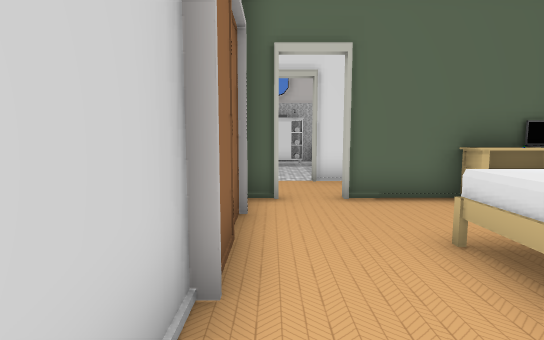
View 1 (above)

16 first-person views from a walk through a scene from a Unity 3-D project. The camera is 1.2 m above the floor, tilts 6° down and sees 80° across. The floor is counted in squares, 1 m on a side. Each view is taken from the middle of a square. On the plan, view 1 faces up. The plan holds only what a view shows up to about 14 squares ahead; the rest is blank. The place goes on beyond the plan. The player is left out. Some animated figures are not drawn. Door leaves are left out, so doorways stand open.

View 2
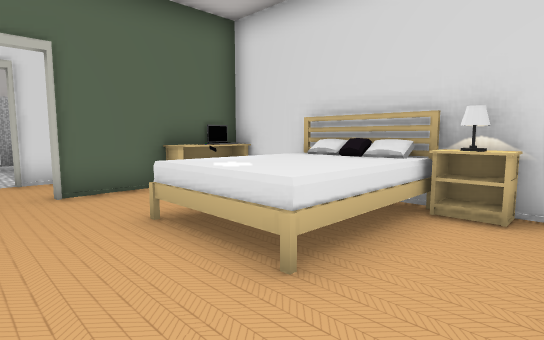

View 3
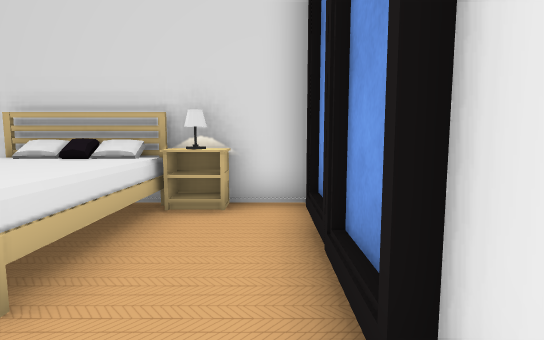

View 4
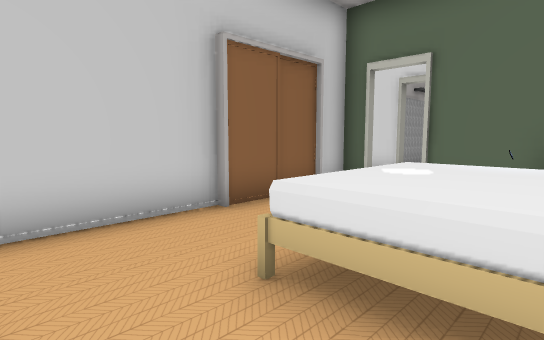

View 5
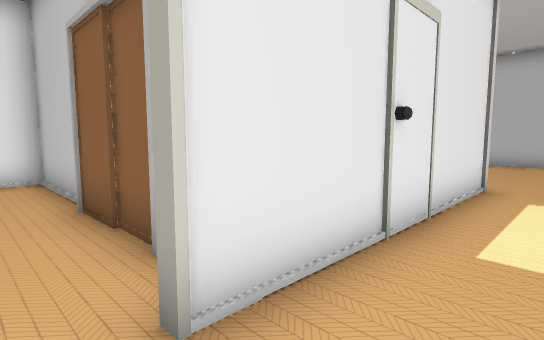

View 6
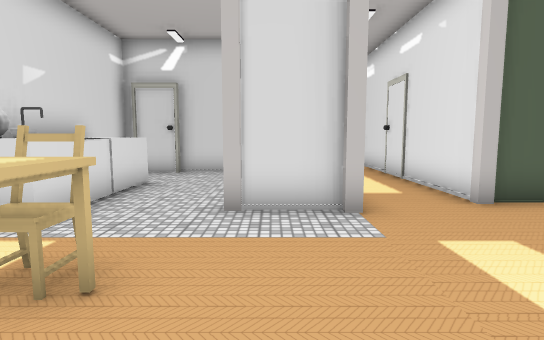

View 7
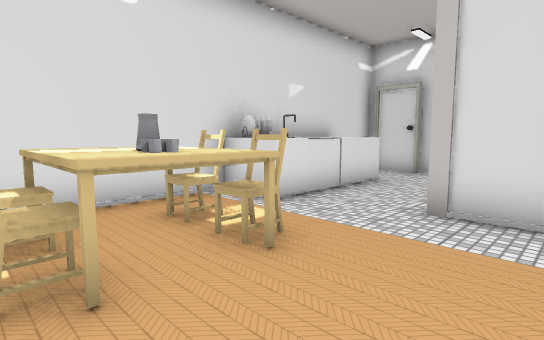

View 8
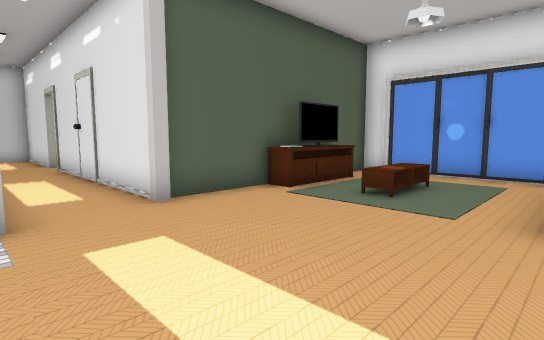

View 9
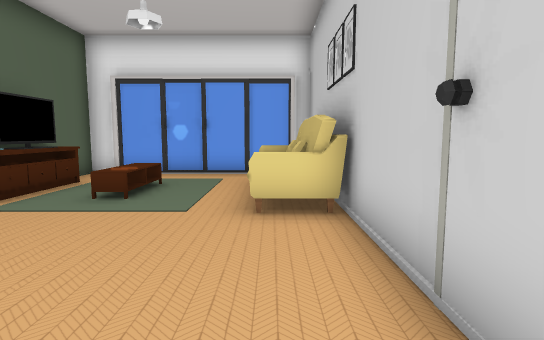

View 10
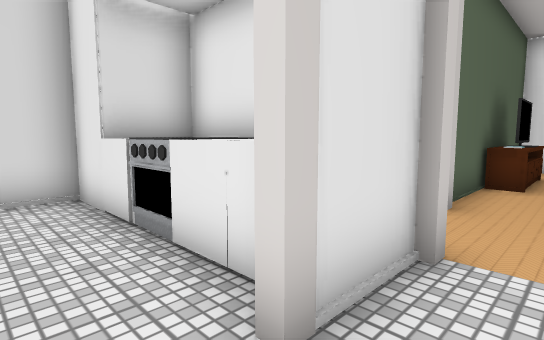

View 11
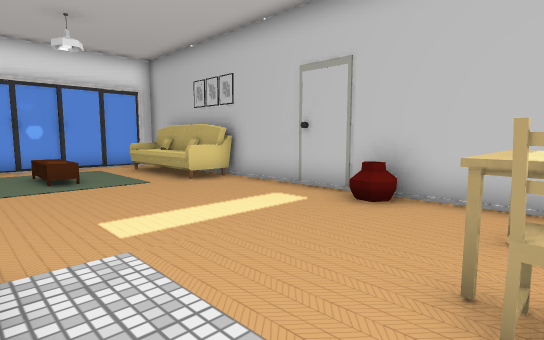

View 12
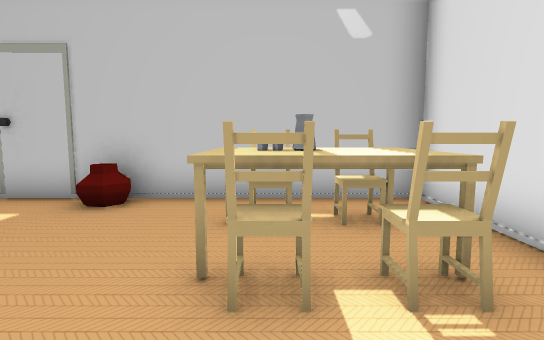

View 13
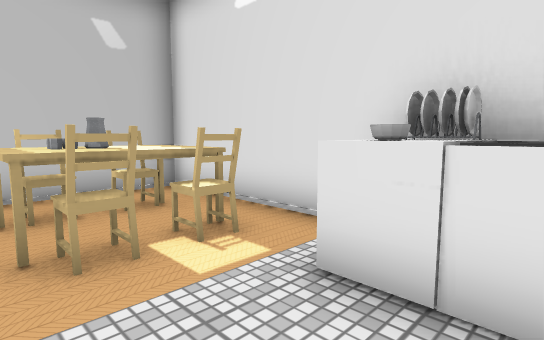

View 14
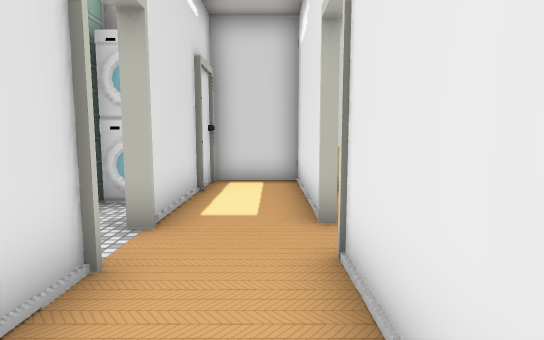

View 15
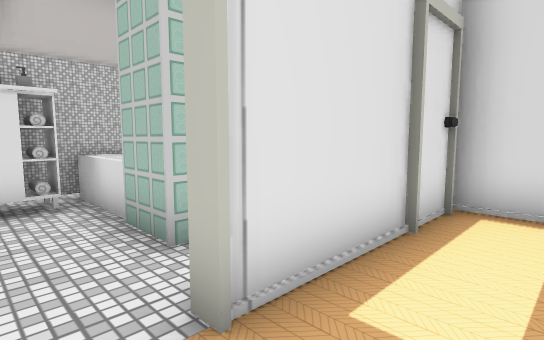

View 16
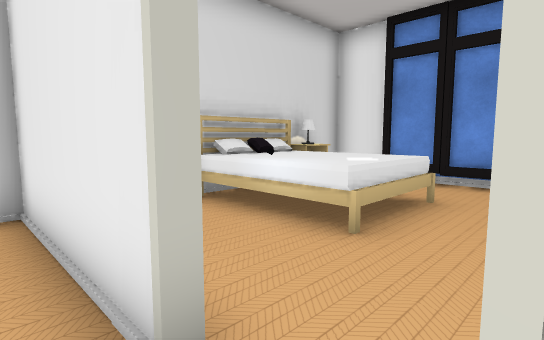

### Floor plan
Key: @ floor where view 1 was taken; # wall or solid block; . floor; D open door; ^ raised ledge; O other object.
Columns run from 14 left of view 1 to 6 right of it. Each row starts with its distance up from view 1.
 15 #############
 14 #.OO.OOOOO..#
 13 #OOOO.OOOO..#
 12 #OOOO.......##
 11 #.OO........##
 10 #.....#OOOOOO#  ##
  9 #.....#OOOO#O#DD#####
  8 #...................#
  7 #...................#
  6 #......#######DD#####
  5 #......#     #......#
  4 #O.....#     #......#
  3 OO.   O#     #..^^^OO
  2 OO.   O#     #..^^^O#
  1 OO.   O#     #..^^^##
  0 #O.....#     #@....O#
 -1 ########     #......#
 -2              ########

Where each view was taken, in squares from view 1:
view 1: 0 up, 0 right, facing up
view 2: 1 down, 0 right, facing up-right
view 3: 1 down, 0 right, facing right
view 4: 1 down, 4 right, facing up-left
view 5: 8 up, 1 right, facing down-left
view 6: 10 up, 13 left, facing right
view 7: 9 up, 13 left, facing up-right
view 8: 9 up, 13 left, facing down-right
view 9: 9 up, 13 left, facing down
view 10: 12 up, 9 left, facing down-right
view 11: 12 up, 8 left, facing down-left
view 12: 12 up, 8 left, facing left
view 13: 11 up, 7 left, facing up-left
view 14: 7 up, 3 left, facing right
view 15: 7 up, 0 right, facing up-right
view 16: 7 up, 0 right, facing down-right
